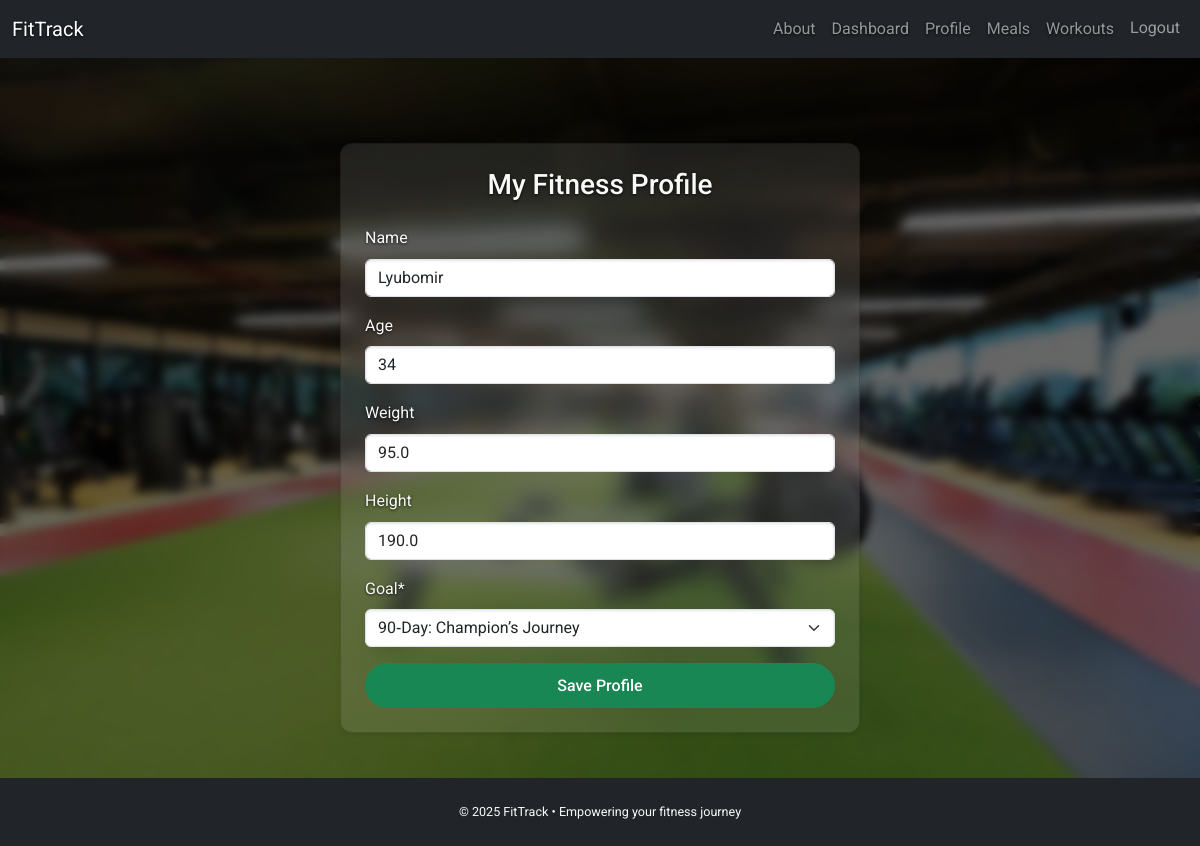
Screenshot of /profile/ (signed in) with the database file from the repository.
### common/models.py (models this page shows, shortened)
class UserProfile(models.Model):
    user = models.OneToOneField(UserModel, on_delete=models.CASCADE, related_name='profile')
    name = models.CharField(max_length=100, blank=True)
    goal = models.ForeignKey('GoalPlan', null=True, on_delete=models.SET_NULL)
    age = models.PositiveIntegerField(null=True, blank=True)
    weight = models.FloatField(null=True, blank=True)
    height = models.FloatField(null=True, blank=True)

class GoalPlan(models.Model):
    length = models.CharField(max_length=20, choices=DayPlanChoices, unique=True)
    name = models.CharField(max_length=50)
    description = models.TextField(blank=True)
    background_image = models.ImageField(upload_to="goals/")
    def __str__(self):
        return f"{self.length}‑Day: {self.name}"

### common/views.py (the view)
# urls.py: path('profile/', ProfileUpdateView.as_view(), name='profile'),
class ProfileUpdateView(LoginRequiredMixin, UpdateView):
    model = UserProfile
    form_class = UserProfileForm
    template_name = 'common/profile.html'
    success_url = reverse_lazy('dashboard')
    def get_object(self, queryset=None):
        return UserProfile.objects.get_or_create(user=self.request.user)[0]

### common/forms.py
class UserProfileForm(forms.ModelForm):
    class Meta:
        model = UserProfile
        fields = ['name', 'age', 'weight', 'height', 'goal']
        widgets = {
            'fitness_goal': forms.TextInput(attrs={
                'rows': 4,
                'class': 'form-control',
                'style': 'resize: vertical;'
            }),
        }

### templates/common/profile.html (shortened to what this page needs)
{% extends 'common/base.html' %}
{% load crispy_forms_filters %}
{% load crispy_forms_tags %}
{% block content %}
<div class="d-flex justify-content-center align-items-center" style="min-height: calc(100vh - 120px);">
    <div class="card shadow-sm w-100" style="max-width: 520px;">
        <div class="card-body p-4">
            <h3 class="text-center mb-4">My Fitness Profile</h3>
                <form method="post" enctype="multipart/form-data">
                  {{ form|crispy }}
                      <div class="d-grid mt-3">
                        <button type="submit" class="btn btn-success">Save Profile</button>
                      </div>
                </form>
        </div>
    </div>
</div>
{% endblock %}

### static/css/styles.css (style rules this page uses)
body { font-family: 'Roboto', sans-serif; background: url('../images/gym.jpg') no-repeat center center fixed; background-size: cover; color: #f1f1f1; position: relative; line-height: 1.6; }
body::before { content: ""; position: fixed; top: 0; left: 0; width: 100%; height: 100%; background-color: rgba(0, 0, 0, 0.6); backdrop-filter: blur(5px); z-index: -1; }
h1, h2, h3, h4, p, label, a, small { color: #f9f9f9; text-shadow: 0 1px 3px rgba(0, 0, 0, 0.8); }
.card, .frosted-card { background: rgba(255, 255, 255, 0.1); backdrop-filter: blur(10px); -webkit-backdrop-filter: blur(10px); color: #fff; border-radius: 12px; box-shadow: 0 4px 16px rgba(0, 0, 0, 0.4); }
.btn-primary, .btn-success, .btn-outline-success { border-radius: 30px; font-weight: 500; padding: 0.6rem 1.3rem; transition: all 0.2s ease; }
input, textarea, select { background-color: #fff; color: #000; border-radius: 8px; padding: 0.5rem; border: 1px solid #ccc; box-shadow: inset 0 1px 3px rgba(0,0,0,0.1); }

### rows the page displays
UserProfile: name "Lyubomir", age "34", weight "95.0", height "190.0", goal "90‑Day: Champion’s Journey"
